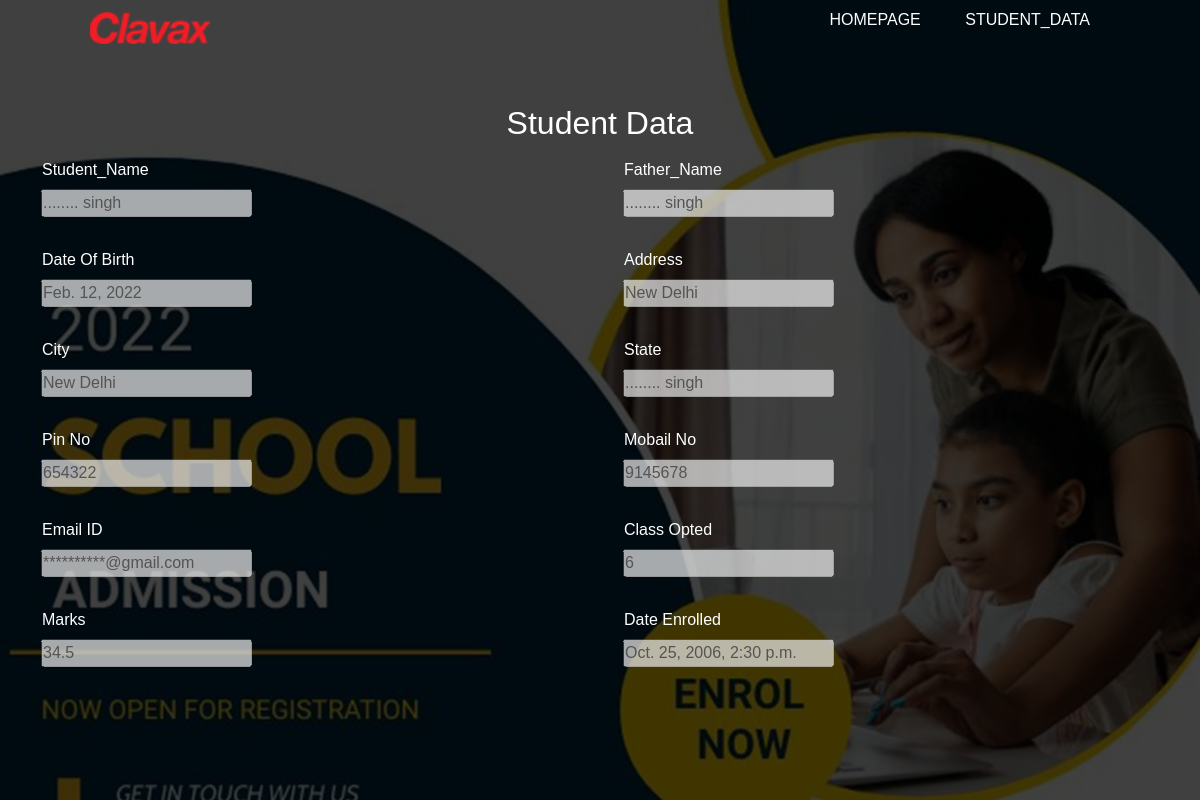
Screenshot of /stu_update/show28/ with the database file from the repository.
### enrolment_app/models.py (models this page shows)
class Student_data(models.Model):
    student_name=models.CharField(max_length=70)
    father_name=models.CharField(max_length=70)
    dob=models.DateField(null=True,blank=True)
    address=models.CharField(max_length=70)
    city=models.CharField(max_length=70)
    state=models.CharField(max_length=70)
    pinno=models.IntegerField()
    mobailno = models.IntegerField(default='+91',validators=[MaxValueValidator(9999999999)])
    email=models.EmailField(max_length=100)
    class_opted=models.IntegerField()
    marks=models.FloatField(null=True,blank=True)
    date_enrolled=models.DateTimeField(null=True,blank=True)

### enrolment_app/views.py (the view)
# urls.py: path('show<int:id>/',views.Student_data_Show.as_view(),name='show_data'),
class Student_data_Show(View):
    template_name = 'Show_data.html'
    def get(self,request,id):
        data = Student_data.objects.get(pk=id)
        return render(request,self.template_name,{'stu_data':data})

### enrolment_app/templates/Show_data.html (shortened to what this page needs)
{% extends 'home.html' %} {% load static %} {% block content %}
<div class="container mt-5">
    <fieldset>
        <legend>
            <center>
                <h2 class="heading">Student Data</h2>
            </center>
        </legend><br>
        <div class="form-group">
            <div class="row gap-md-4">
                <div class="col-md">
                    <label class="col-md-4 heading control-label">Student_Name</label>
                    <div class="form-floating">
                        <div class="input-group">
                            <div class="form-control-plaintext">
                                <input type="text" id="lname" name="lname" value="{{stu_data.father_name}}" disabled><br><br>
                            </div>
                        </div>
                    </div>
                </div>
                <div class="col-md">
                    <label class="col-md-4 heading control-label">Father_Name</label>
                    <div class="form-floating">
                        <div class="form-floating">
                            <div class="input-group">
                                <div class="form-control-plaintext">
                                    <input type="text" id="lname" name="lname" value="{{stu_data.father_name}}" disabled><br><br>
                                </div>
                            </div>
                        </div>
                    </div>
                </div>
            </div>
            <div class="row gap-md-4">
                <div class="col-md">
                    <label class="col-md-4 heading control-label">Date Of Birth</label>
                    <div class="form-floating">
                        <div class="input-group">
                            <div class="form-control-plaintext">
                                <input type="text" id="lname" name="lname" value="{{stu_data.dob}}" disabled><br><br>
                            </div>
                        </div>
                    </div>
                </div>
                <div class="col-md">
                    <label class="col-md-4 heading control-label">Address</label>
                    <div class="form-floating">
                        <div class="form-floating">
                            <div class="input-group">
                                <div class="form-control-plaintext">
                                    <input type="text" id="lname" name="lname" value="{{stu_data.address}}" disabled><br><br>
                                </div>
                            </div>
                        </div>
                    </div>
                </div>
            </div>
            <div class="row gap-md-4">
                <div class="col-md">
                    <label class="col-md-4 heading control-label">City</label>
                    <div class="form-floating">
                        <div class="input-group">
                            <div class="form-control-plaintext">
                                <input type="text" id="lname" name="lname" value="{{stu_data.city}}" disabled><br><br>
                            </div>
                        </div>
                    </div>
                </div>
                <div class="col-md">
                    <label class="col-md-4 heading control-label">State</label>
                    <div class="form-floating">
                        <div class="form-floating">
                            <div class="input-group">
                                <div class="form-control-plaintext">
                                    <input type="text" id="lname" name="lname" value="{{stu_data.father_name}}" disabled><br><br>
                                </div>
                            </div>
                        </div>
                    </div>
                </div>
            </div>
            <div class="row gap-md-4">
                <div class="col-md">
                    <label class="col-md-4 heading control-label">Pin No</label>
                    <div class="form-floating">
                        <div class="input-group">
                            <div class="form-control-plaintext">
                                <input type="text" id="lname" name="lname" value="{{stu_data.pinno}}" disabled><br><br>
                            </div>
                        </div>
                    </div>
                </div>
                <div class="col-md">
                    <label class="col-md-4 heading control-label">Mobail No</label>
                    <div class="form-floating">
                        <div class="form-floating">
                            <div class="input-group">
                                <div class="form-control-plaintext">
                                    <input type="text" id="lname" name="lname" value="{{stu_data.mobailno}}" disabled><br><br>
                                </div>
                            </div>
                        </div>
                    </div>
                </div>
            </div>
            <div class="row gap-md-4">
                <div class="col-md">
                    <label class="col-md-4 heading control-label">Email ID</label>
                    <div class="form-floating">
                        <div class="input-group">
                            <div class="form-control-plaintext">
                                <input type="text" id="lname" name="lname" value="{{stu_data.email}}" disabled><br><br>
                            </div>
                        </div>
                    </div>
                </div>
                <div class="col-md">
                    <label class="col-md-4 heading control-label">Class Opted</label>
                    <div class="form-floating">
                        <div class="form-floating">
                            <div class="input-group">
                                <div class="form-control-plaintext">
                                    <input type="text" id="lname" name="lname" value="{{stu_data.class_opted}}" disabled><br><br>
                                </div>
                            </div>
                        </div>
                    </div>
                </div>
            </div>
            <div class="row gap-md-4">
                <div class="col-md">
                    <label class="col-md-4 heading control-label">Marks</label>
                    <div class="form-floating">
                        <div class="input-group">
                            <div class="form-control-plaintext">
                                <input type="text" id="lname" name="lname" value="{{stu_data.marks}}" disabled><br><br>
                            </div>
                        </div>
                    </div>
                </div>
                <div class="col-md">
                    <label class="col-md-4 heading control-label">Date Enrolled</label>
                    <div class="form-floating">
                        <div class="form-floating">
                            <div class="input-group disabled">
                                <div class="form-control-plaintext">
                                    <input type="text" id="lname" name="lname" value="{{stu_data.date_enrolled}}" disabled><br><br>
                                </div>
                            </div>
                        </div>
                    </div>
                </div>
            </div>
        </div>
    </fieldset>
</div>
{% endblock content %}

### enrolment_app/static/css/styles.css (style rules this page uses)
* { margin: 0; padding: 0; font-family: sans-serif; }

### enrolment_app/templates/Show_data.html (style rules this page uses)
.heading { color: #fff }

### rows the page displays
Student_data: lname "........ singh", lname "Feb. 12, 2022", lname "New Delhi", lname "654322", lname "9145678", lname "**********@gmail.com", lname "6", lname "34.5", lname "Oct. 25, 2006, 2:30 p.m."
